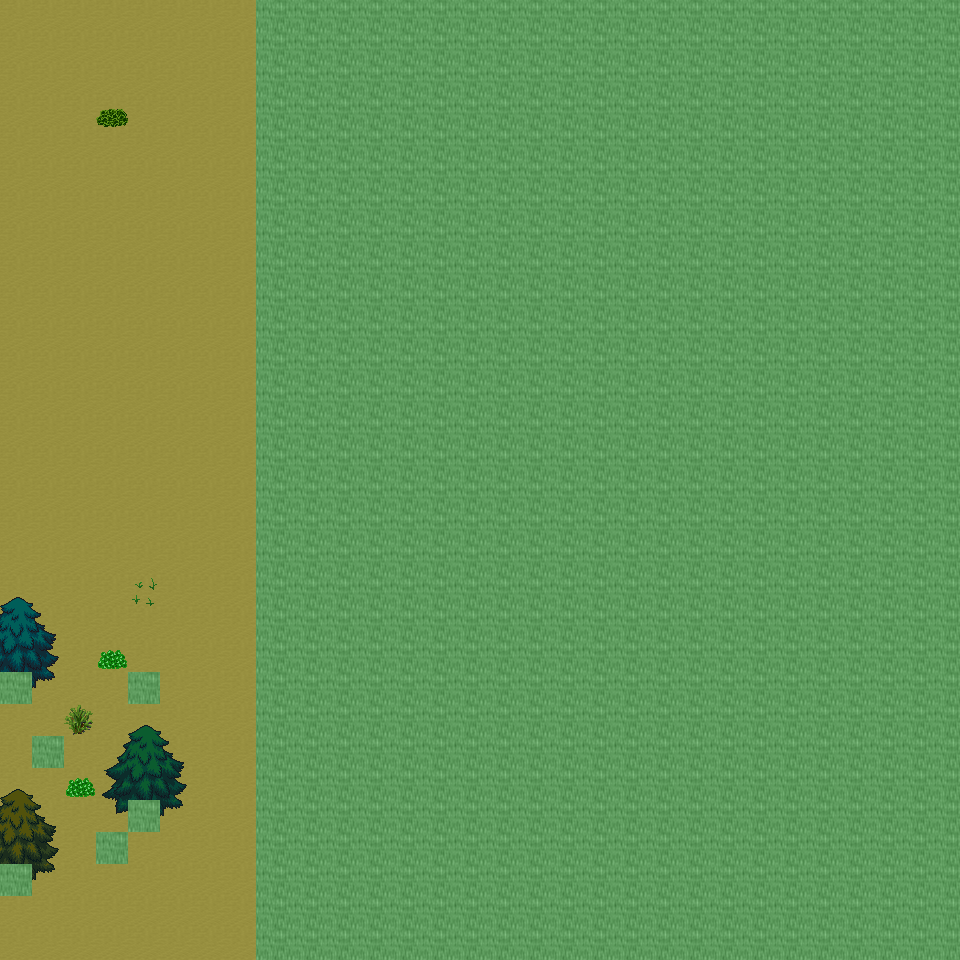

This is a level from a 2D game, rendered from its Tiled map with the project's own tilesets. A one-line summary and the map file follow, with tile-layer data summarised:
An orthogonal 30x30 tile map with 32x32 px tiles, 6 tile layers (Ground, Object, Object2, Above, ...), 21 tilesets and 5 objects (5x mapchange).

<map version="1.0" orientation="orthogonal" renderorder="right-down" width="30" height="30" tilewidth="32" tileheight="32" nextobjectid="6">
  <tileset firstgid="1" name="tileset_ground_ground" tilewidth="32" tileheight="32" tilecount="33" columns="3">
    <image source="../drawable/tileset_ground_ground.png" width="96" height="352" />
  </tileset>
  <tileset firstgid="34" name="tileset_ground_ridge_earth_dark" tilewidth="32" tileheight="32" tilecount="96" columns="12">
    <image source="../drawable/tileset_ground_ridge_earth_dark.png" width="384" height="256" />
  </tileset>
  <tileset firstgid="130" name="tileset_logic_collision" tilewidth="32" tileheight="32" tilecount="1" columns="1">
    <image source="../drawable/tileset_logic_collision.png" width="32" height="32" />
  </tileset>
  <tileset firstgid="131" name="tileset_ground_earth_edges" tilewidth="32" tileheight="32" tilecount="18" columns="6">
    <image source="../drawable/tileset_ground_earth_edges.png" width="192" height="96" />
  </tileset>
  <tileset firstgid="149" name="tileset_plant_grasses" tilewidth="32" tileheight="32" tilecount="6" columns="3">
    <image source="../drawable/tileset_plant_grasses.png" width="96" height="64" />
  </tileset>
  <tileset firstgid="155" name="tileset_ground_earth_edges_yellowgreen" tilewidth="32" tileheight="32" tilecount="15" columns="5">
    <image source="../drawable/tileset_ground_earth_edges_yellowgreen.png" width="160" height="96" />
  </tileset>
  <tileset firstgid="170" name="tileset_ground_grass_corners" tilewidth="32" tileheight="32" tilecount="24" columns="6">
    <image source="../drawable/tileset_ground_grass_corners.png" width="192" height="128" />
  </tileset>
  <tileset firstgid="194" name="tileset_plant_tree_tree_darkgreen" tilewidth="32" tileheight="32" tilecount="88" columns="8">
    <image source="../drawable/tileset_plant_tree_tree_darkgreen.png" width="256" height="352" />
  </tileset>
  <tileset firstgid="282" name="tileset_plant_tree_evergreen" tilewidth="32" tileheight="32" tilecount="36" columns="3">
    <image source="../drawable/tileset_plant_tree_evergreen.png" width="96" height="384" />
  </tileset>
  <tileset firstgid="318" name="tileset_plant_bush_various_small" tilewidth="32" tileheight="32" tilecount="9" columns="3">
    <image source="../drawable/tileset_plant_bush_various_small.png" width="96" height="96" />
  </tileset>
  <tileset firstgid="327" name="tileset_plant_bush_bushes" tilewidth="32" tileheight="32" tilecount="10" columns="5">
    <image source="../drawable/tileset_plant_bush_bushes.png" width="160" height="64" />
  </tileset>
  <tileset firstgid="337" name="tileset_building_decoration_rocks" tilewidth="32" tileheight="32" tilecount="6" columns="3">
    <image source="../drawable/tileset_building_decoration_rocks.png" width="96" height="64" />
  </tileset>
  <tileset firstgid="343" name="tileset_ground_stonecircle" tilewidth="32" tileheight="32" tilecount="81" columns="9">
    <image source="../drawable/tileset_ground_stonecircle.png" width="288" height="288" />
  </tileset>
  <tileset firstgid="424" name="tileset_ground_rock_rocks" tilewidth="32" tileheight="32" tilecount="4" columns="2">
    <image source="../drawable/tileset_ground_rock_rocks.png" width="64" height="64" />
  </tileset>
  <tileset firstgid="428" name="tileset_building_decoration_orbpedestal" tilewidth="32" tileheight="32" tilecount="2" columns="1">
    <image source="../drawable/tileset_building_decoration_orbpedestal.png" width="32" height="64" />
  </tileset>
  <tileset firstgid="430" name="tileset_building_house_chalet" tilewidth="32" tileheight="32" tilecount="56" columns="7">
    <image source="../drawable/tileset_building_house_chalet.png" width="224" height="256" />
  </tileset>
  <tileset firstgid="486" name="tileset_building_tower_chalet" tilewidth="32" tileheight="32" tilecount="16" columns="2">
    <image source="../drawable/tileset_building_tower_chalet.png" width="64" height="256" />
  </tileset>
  <tileset firstgid="502" name="tileset_plant_bush_bush_pinks" tilewidth="32" tileheight="32" tilecount="4" columns="2">
    <image source="../drawable/tileset_plant_bush_bush_pinks.png" width="64" height="64" />
  </tileset>
  <tileset firstgid="506" name="tileset_ground_dry_grass" tilewidth="32" tileheight="32" tilecount="54" columns="9">
    <image source="../drawable/tileset_ground_dry_grass.png" width="288" height="192" />
  </tileset>
  <tileset firstgid="560" name="tileset_object_rock_pillars_stone" tilewidth="32" tileheight="32" tilecount="36" columns="6">
    <image source="../drawable/tileset_object_rock_pillars_stone.png" width="192" height="192" />
  </tileset>
  <tileset firstgid="596" name="tileset_building_door_brown_door" tilewidth="32" tileheight="32" tilecount="3" columns="1">
    <image source="../drawable/tileset_building_door_brown_door.png" width="32" height="96" />
  </tileset>
  <layer name="Ground" width="30" height="30">
    <data>[900 cells, 900 non-empty, 2 distinct tile ids]</data>
  </layer>
  <layer name="Object" width="30" height="30">
    <data>[900 cells, 122 non-empty, 27 distinct tile ids]</data>
  </layer>
  <layer name="Object2" width="30" height="30">
    <data>[900 cells, 1 non-empty, 1 distinct tile ids]</data>
  </layer>
  <layer name="Above" width="30" height="30">
    <data>[900 cells, 107 non-empty, 30 distinct tile ids]</data>
  </layer>
  <layer name="Above2" width="30" height="30">
    <data>[900 cells, 36 non-empty, 14 distinct tile ids]</data>
  </layer>
  <layer name="Walkable" width="30" height="30">
    <data>[900 cells, 666 non-empty, 1 distinct tile ids]</data>
  </layer>
  <objectgroup name="MapEvents">
    <object id="1" name="north" type="mapchange" x="0" y="0" width="256" height="32">
      <properties>
        <property name="map" value="0_ados_mountain_n2_w2_x4_y0" />
        <property name="place" value="south" />
      </properties>
    </object>
    <object id="2" name="south" type="mapchange" x="0" y="928" width="256" height="32">
      <properties>
        <property name="map" value="0_ados_mountain_n2_w2_x4_y2" />
        <property name="place" value="north" />
      </properties>
    </object>
    <object id="3" name="west" type="mapchange" x="0" y="0" width="32" height="672">
      <properties>
        <property name="map" value="0_ados_mountain_n2_w2_x3_y1" />
        <property name="place" value="east" />
      </properties>
    </object>
    <object id="4" name="west2" type="mapchange" x="0" y="704" width="32" height="160">
      <properties>
        <property name="map" value="0_ados_mountain_n2_w2_x3_y1" />
        <property name="place" value="east2" />
      </properties>
    </object>
    <object id="5" name="west3" type="mapchange" x="0" y="896" width="32" height="64">
      <properties>
        <property name="map" value="0_ados_mountain_n2_w2_x3_y1" />
        <property name="place" value="east3" />
      </properties>
    </object>
  </objectgroup>
</map>
